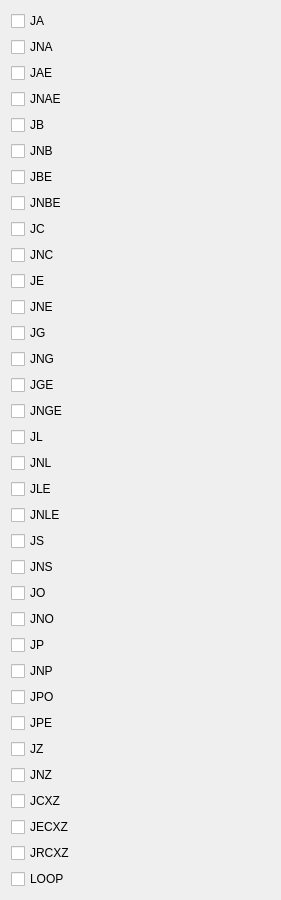
              <widget class="QWidget" name="scrollAreaWidgetContents">
               <property name="geometry">
                <rect>
                 <x>0</x>
                 <y>0</y>
                 <width>281</width>
                 <height>896</height>
                </rect>
               </property>
               <layout class="QVBoxLayout" name="verticalLayout_13">
                <item>
                 <widget class="QCheckBox" name="checkBox_JA">
                  <property name="text">
                   <string>JA</string>
                  </property>
                  <property name="checkable">
                   <bool>true</bool>
                  </property>
                  <property name="tristate">
                   <bool>false</bool>
                  </property>
                 </widget>
                </item>
                <item>
                 <widget class="QCheckBox" name="checkBox_JNA">
                  <property name="text">
                   <string>JNA</string>
                  </property>
                 </widget>
                </item>
                <item>
                 <widget class="QCheckBox" name="checkBox_JAE">
                  <property name="text">
                   <string>JAE</string>
                  </property>
                 </widget>
                </item>
                <item>
                 <widget class="QCheckBox" name="checkBox_JNAE">
                  <property name="text">
                   <string>JNAE</string>
                  </property>
                 </widget>
                </item>
                <item>
                 <widget class="QCheckBox" name="checkBox_JB">
                  <property name="text">
                   <string>JB</string>
                  </property>
                 </widget>
                </item>
                <item>
                 <widget class="QCheckBox" name="checkBox_JNB">
                  <property name="text">
                   <string>JNB</string>
                  </property>
                 </widget>
                </item>
                <item>
                 <widget class="QCheckBox" name="checkBox_JBE">
                  <property name="text">
                   <string>JBE</string>
                  </property>
                 </widget>
                </item>
                <item>
                 <widget class="QCheckBox" name="checkBox_JNBE">
                  <property name="text">
                   <string>JNBE</string>
                  </property>
                 </widget>
                </item>
                <item>
                 <widget class="QCheckBox" name="checkBox_JC">
                  <property name="text">
                   <string>JC</string>
                  </property>
                 </widget>
                </item>
                <item>
                 <widget class="QCheckBox" name="checkBox_JNC">
                  <property name="text">
                   <string>JNC</string>
                  </property>
                 </widget>
                </item>
                <item>
                 <widget class="QCheckBox" name="checkBox_JE">
                  <property name="text">
                   <string>JE</string>
                  </property>
                 </widget>
                </item>
                <item>
                 <widget class="QCheckBox" name="checkBox_JNE">
                  <property name="text">
                   <string>JNE</string>
                  </property>
                 </widget>
                </item>
                <item>
                 <widget class="QCheckBox" name="checkBox_JG">
                  <property name="text">
                   <string>JG</string>
                  </property>
                 </widget>
                </item>
                <item>
                 <widget class="QCheckBox" name="checkBox_JNG">
                  <property name="text">
                   <string>JNG</string>
                  </property>
                 </widget>
                </item>
                <item>
                 <widget class="QCheckBox" name="checkBox_JGE">
                  <property name="text">
                   <string>JGE</string>
                  </property>
                 </widget>
                </item>
                <item>
                 <widget class="QCheckBox" name="checkBox_JNGE">
                  <property name="text">
                   <string>JNGE</string>
                  </property>
                 </widget>
                </item>
                <item>
                 <widget class="QCheckBox" name="checkBox_JL">
                  <property name="text">
                   <string>JL</string>
                  </property>
                 </widget>
                </item>
                <item>
                 <widget class="QCheckBox" name="checkBox_JNL">
                  <property name="text">
                   <string>JNL</string>
                  </property>
                 </widget>
                </item>
                <item>
                 <widget class="QCheckBox" name="checkBox_JLE">
                  <property name="text">
                   <string>JLE</string>
                  </property>
                 </widget>
                </item>
                <item>
                 <widget class="QCheckBox" name="checkBox_JNLE">
                  <property name="text">
                   <string>JNLE</string>
                  </property>
                 </widget>
                </item>
                <item>
                 <widget class="QCheckBox" name="checkBox_JS">
                  <property name="text">
                   <string>JS</string>
                  </property>
                 </widget>
                </item>
                <item>
                 <widget class="QCheckBox" name="checkBox_JNS">
                  <property name="text">
                   <string>JNS</string>
                  </property>
                 </widget>
                </item>
                <item>
                 <widget class="QCheckBox" name="checkBox_JO">
                  <property name="text">
                   <string>JO</string>
                  </property>
                 </widget>
                </item>
                <item>
                 <widget class="QCheckBox" name="checkBox_JNO">
                  <property name="enabled">
                   <bool>true</bool>
                  </property>
                  <property name="text">
                   <string>JNO</string>
                  </property>
                  <property name="checkable">
                   <bool>true</bool>
                  </property>
                  <property name="checked">
                   <bool>false</bool>
                  </property>
                 </widget>
                </item>
                <item>
                 <widget class="QCheckBox" name="checkBox_JP">
                  <property name="text">
                   <string>JP</string>
                  </property>
                 </widget>
                </item>
                <item>
                 <widget class="QCheckBox" name="checkBox_JNP">
                  <property name="text">
                   <string>JNP</string>
                  </property>
                 </widget>
                </item>
                <item>
                 <widget class="QCheckBox" name="checkBox_JPO">
                  <property name="text">
                   <string>JPO</string>
                  </property>
                 </widget>
                </item>
                <item>
                 <widget class="QCheckBox" name="checkBox_JPE">
                  <property name="text">
                   <string>JPE</string>
                  </property>
                 </widget>
                </item>
                <item>
                 <widget class="QCheckBox" name="checkBox_JZ">
                  <property name="text">
                   <string>JZ</string>
                  </property>
                 </widget>
                </item>
                <item>
                 <widget class="QCheckBox" name="checkBox_JNZ">
                  <property name="text">
                   <string>JNZ</string>
                  </property>
                 </widget>
                </item>
                <item>
                 <widget class="QCheckBox" name="checkBox_JCXZ">
                  <property name="text">
                   <string>JCXZ</string>
                  </property>
                 </widget>
                </item>
                <item>
                 <widget class="QCheckBox" name="checkBox_JECXZ">
                  <property name="text">
                   <string>JECXZ</string>
                  </property>
                 </widget>
                </item>
                <item>
                 <widget class="QCheckBox" name="checkBox_JRCXZ">
                  <property name="text">
                   <string>JRCXZ</string>
                  </property>
                 </widget>
                </item>
                <item>
                 <widget class="QCheckBox" name="checkBox_LOOP">
                  <property name="text">
                   <string>LOOP</string>
                  </property>
                 </widget>
                </item>
               </layout>
              </widget>
